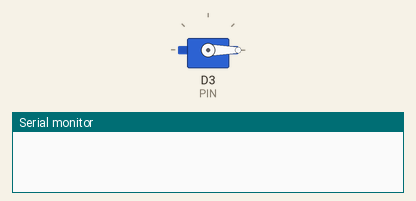
Recording of a sketch running on a simulated ESP8266 (NodeMCU). On the bench: servo, the last lines printed to the serial monitor. At 5.5 s the program restarts the board; the recording ends there.

Above: at 0.0 s.
At 1.1 s:
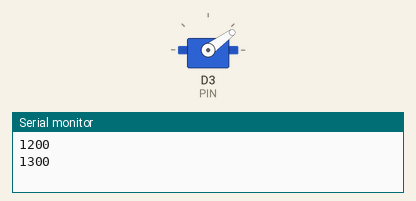
At 2.6 s:
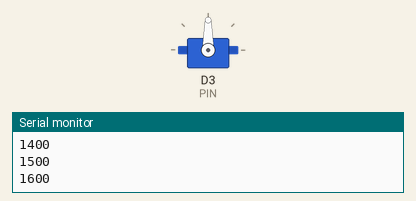
At 5.1 s:
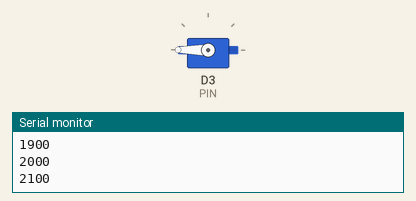
Timing chart, 0 to 5.5 s (numbered marks = the images above):
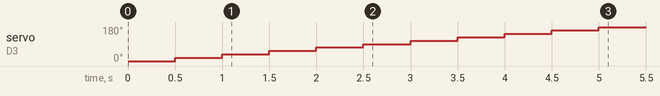

Measured:
- by itself, servo on D3 (PIN): moves from 0° to 180° over 4.5 s

The sketch:

servo-min-max-tester.ino
```cpp
/******************************************************************************
 * Servo Min to Max Tester
 *
 * Rotate HC-SR04 ultrasonic sensor from min to max rotation using SG90 servo
 * Requires Servo.h library
 * Uses prederminated pin values
 ******************************************************************************/

#include <Servo.h>

Servo myServo;
const int PIN = D3;

void setup()
{
  myServo.attach(PIN, 1200, 2200);
  Serial.begin(9600);
}

void loop()
{
  for (int us = 1200; us <= 2200; us += 100)
  {
    myServo.writeMicroseconds(us);
    delay(500);
    Serial.println(us);
  }
  while (true)
    ;
}
```
